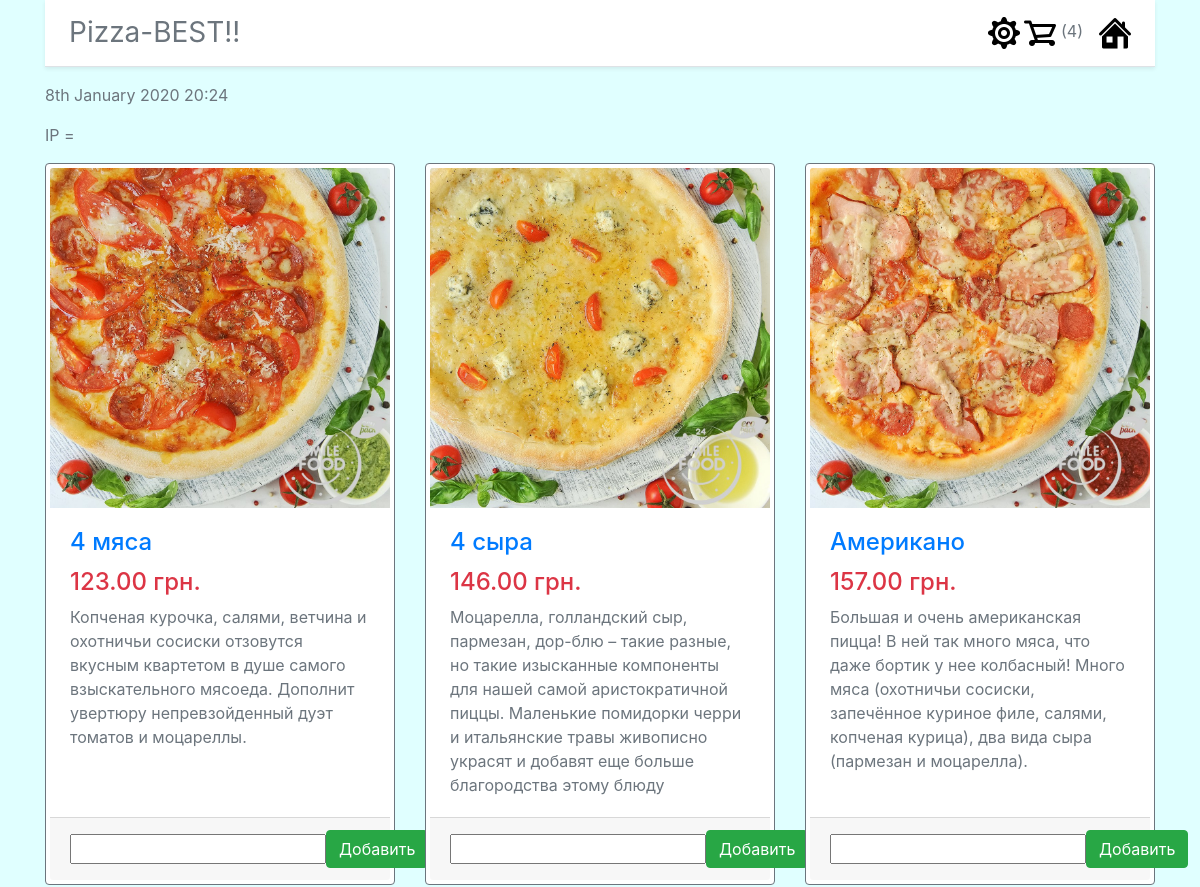
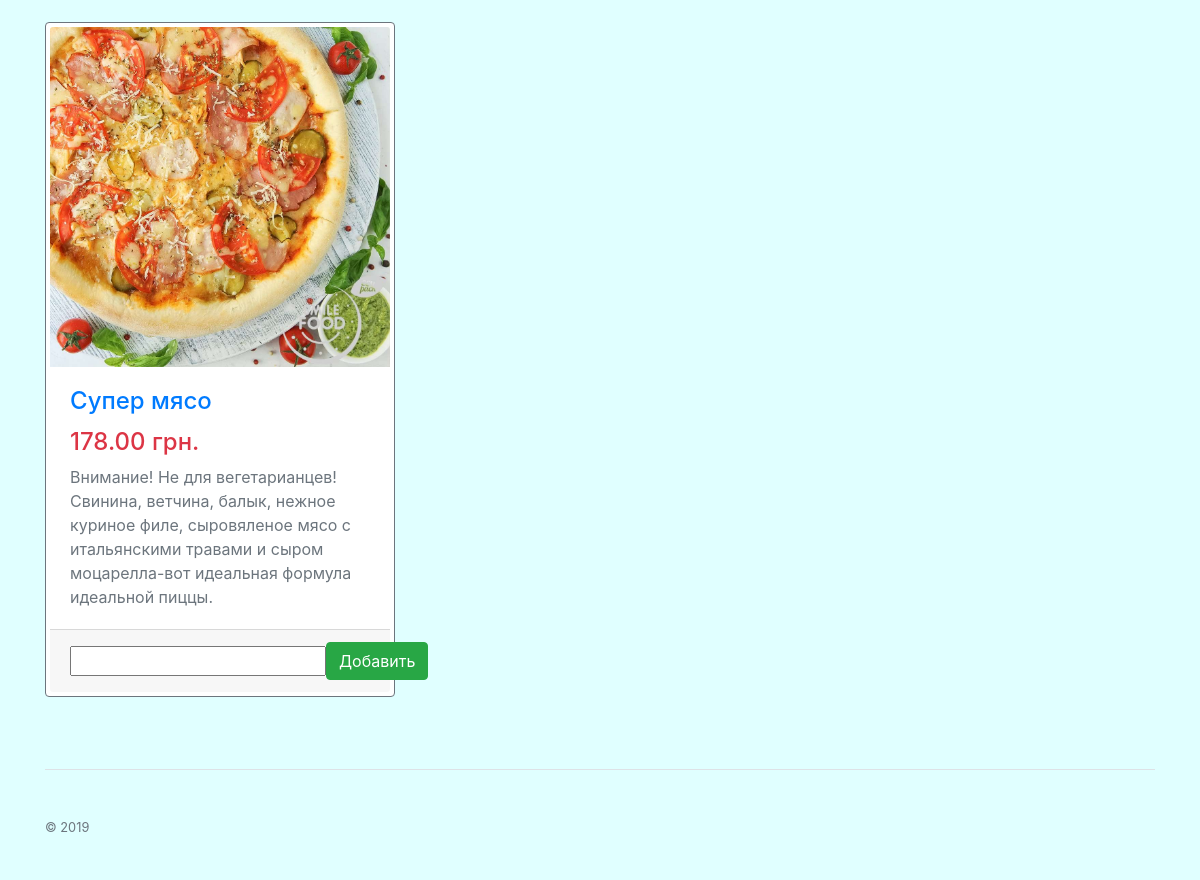
The page / on the database its author committed (2 pictures, top to bottom).
### pizza/models.py (models this page shows, shortened)
class Order(models.Model):
    pizzas = models.ManyToManyField(InstancePizza, blank=True)
    full_price = models.DecimalField(max_digits=12, decimal_places=2, default=0)

class Pizza(models.Model):
    name = models.CharField('Название', max_length=40)
    size = models.ForeignKey(Size, on_delete=models.CASCADE, verbose_name='Размер')
    price = models.DecimalField('Цена', max_digits=7, decimal_places=2, default=0)
    ingredient = models.ManyToManyField(Ingredient, verbose_name='Ингридиенты')
    description = models.CharField('Описание', max_length=300)
    image = models.ImageField(upload_to=image_folder)
    slug = models.SlugField()
    available = models.BooleanField('Наличие', default=True)
    class Meta:
        verbose_name = 'Пиццу'
        verbose_name_plural = 'Пиццы'
        ordering = ['name']

### pizza/views.py (the view)
# urls.py: path('', cache_page(60*1)(views.PizzaHomeView.as_view()), name='home'),
class PizzaHomeView(ListView):
    model = Pizza
    template_name = 'home.html'
    def get_queryset(self):
        sort = self.request.GET.get('sort_order', 'name')
        return Pizza.objects.all().order_by(sort)
    def get_context_data(self,  *, object_list=None, **kwargs):
        context = super().get_context_data(**kwargs)
        context['data'] = Pizza.objects.all().count()
        context['list'] = Pizza.objects.values_list('name', flat=True)
        context['form'] = PizzaSortedForm
        context['order'] = Order.objects.first()
        return context

### pizza/clientip.py (called while the page is built)
def list_ip(request):
    client_ip = get_client_ip(request)
    if LIST_IP.get(client_ip):
        print("IP такой есть = ", client_ip)
    else:
        LIST_IP[client_ip] = client_ip
        print("IP новый = ", client_ip)

def get_client_ip(request):
    x_forwarded_for = request.META.get('HTTP_X_FORWARDED_FOR')
    if x_forwarded_for:
        client_ip = x_forwarded_for.split(',')[0]
    else:
        client_ip = request.META.get('REMOTE_ADDR')
    return client_ip

### pizza/templates/home.html (shortened to what this page needs)
{% extends "index.html"  %}
{% block application %}
<p> IP = {{ip}}</p>
<div class="row ">
    {% for pizza in object_list%}
    <div class="col-lg-4 col-md-6 mb-4 ">
        <div class="card h-100 border border-secondary img-thumbnail">
            {% if pizza.image %}
            <a href="#"><img class="card-img-top " src="{{pizza.image.url}}" alt=""></a>
            {% endif %}
            <div class="card-body">
                <h4 class="card-title">
                    <a href="#">{{pizza.name}}</a>
                </h4>
                <h4 class="text-danger">{{pizza.price}} грн.</h4>
                <p class="card-text">{{pizza.description}}</p>
            </div>
            <div class="card-footer ">
                <form action="/add-pizza-to-order/" method="post" class="form-inline">
                    <div class="form-group mr-sm-2">
                        <input type="number" name="count">
                        <input class="btn btn-success" type="submit" value="Добавить">
                    </div>
                </form>
            </div>
        </div>
    </div>
    {% endfor %}
</div>
{% endblock %}

### pizza/templates/header.html
{% load static %}
<div class="page-header ">
    <div class="d-flex flex-column flex-md-row align-items-center p-3 px-md-4 mb-3 bg-white border-bottom shadow-sm">
        <h3 class="my-0 mr-md-auto font-weight-normal">Pizza-BEST!!</h3>
        <nav class="my-2 my-md-0 mr-md-3">
            <a href="/admin/"><img class="text-hide" src="{% static 'images/cog.png'%}" alt="Admin"> </a>
            <a href="{% url 'cart'%}"><img class="text-hide" src="{% static 'images/shopping_cart.png'%}"
                                           alt="Cart"></a>
            <a>({{ order.pizzas.all|length }})</a>
        </nav>
        <a href="{% url 'home'%}"> <img class="text-hide" src="{% static 'images/home2.png'%}" alt="Home"></a>
    </div>
</div>

### pizza/templates/index.html (style rules this page uses)
body { background: #E0FFFF; color: #6c757d; }

### rows shown on the page
Order: pizzas.all|length "4"
Pizza: image (picture), name "4 мяса", price "123.00", description "Копченая курочка, салями, ветчина и охотничьи сосиски отзовутся вкусным квартетом в душе самого взыскательного мясоеда. Дополнит увертюру непревзойденный дуэт томатов и моцареллы."
Pizza: image (picture), name "4 сыра", price "146.00", description "Моцарелла, голландский сыр, пармезан, дор-блю – такие разные, но такие изысканные компоненты для нашей самой аристократичной пиццы. Маленькие помидорки черри и итальянские травы живописно украсят и добавят еще больше благородства этому блюду"
Pizza: image (picture), name "Американо", price "157.00", description "Большая и очень американская пицца! В ней так много мяса, что даже бортик у нее колбасный! Много мяса (охотничьи сосиски, запечённое куриное филе, салями, копченая курица), два вида сыра (пармезан и моцарелла)."
Pizza: image (picture), name "Супер мясо", price "178.00", description "Внимание! Не для вегетарианцев! Свинина, ветчина, балык, нежное куриное филе, сыровяленое мясо с итальянскими травами и сыром моцарелла-вот идеальная формула идеальной пиццы."
